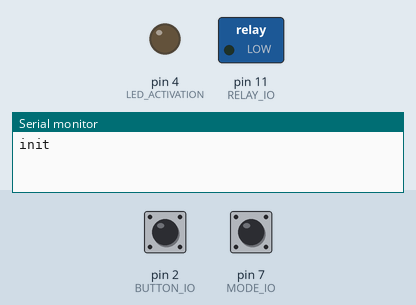
The sketch below on a simulated Arduino Nano, built with avr-gcc and run on an emulated ATmega328P. Parts: switched loads named in the sketch (green lamp = pin HIGH), output pins drawn as LEDs (lit = HIGH), the last lines printed to the serial monitor. The test bench sets the inputs (shaded band); at power-on: pin 2 (BUTTON_IO) HIGH, pin 7 (MODE_IO) HIGH.

Above: at 1.2 s.
1.3 s: pin 2 (BUTTON_IO) pulled LOW for 1 s
At 2.8 s:
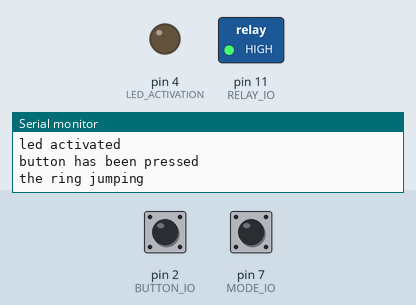
5.3 s: pin 2 (BUTTON_IO) pulled LOW for 3.2 s
At 11.3 s:
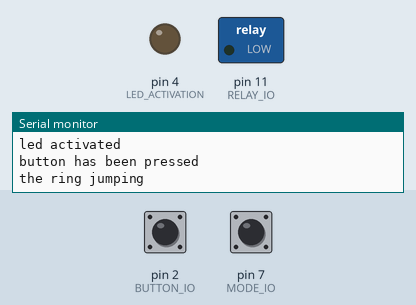
11.5 s: pin 7 (MODE_IO) pulled LOW for 3.2 s
At 17.4 s:
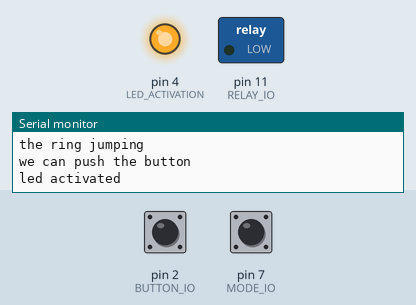
Timing chart, 0 to 18.9 s (numbered marks = the images above; inputs shaded):
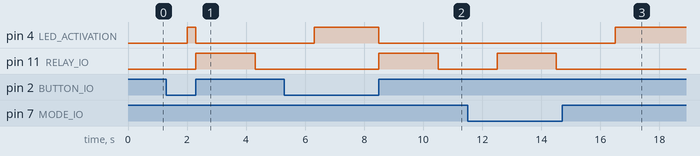

Measured:
- after the input at 1.3 s, pin 11 (RELAY_IO): LOW → HIGH after 1.0 s, → LOW 2.0 s later
- after the input at 5.3 s, pin 11 (RELAY_IO): LOW → HIGH after 3.2 s, → LOW 2.0 s later
- after the input at 11.5 s, pin 4 (LED_ACTIVATION): LOW → HIGH after 5.0 s instead of 1.0 s; pin 11 (RELAY_IO): LOW → HIGH after 1.0 s, → LOW 2.0 s later

The sketch:

jumping_ring_auto_v1.ino
```cpp
#include "basic_routine.h"


void setup() {
  // Configure pin modes
  pinMode(BUTTON_IO, INPUT_PULLUP);  // Ignition button (active LOW)
  pinMode(MODE_IO, INPUT_PULLUP);  // Ignition button (active LOW)
  pinMode(LED_ACTIVATION, OUTPUT);   // Activation indicator LED
  pinMode(RELAY_IO, OUTPUT);         // relay control Contactor Coil

  Serial.begin(BAUDRATE);            // Start serial communication

  Serial.println("init");
  #ifndef WDT_CHIP
    wdt_enable(WDTO_2S);
  #endif
}

void loop() {

#ifdef WDT_CHIP
    PULSE_WDT_RST();
#else
    wdt_reset();
#endif

  // Check if ignition button is pressed
  if(digitalRead(MODE_IO) == MANUAL){
    buttonPressed = PRESS_BUTTON_IGNITION();
  }
  else{
    buttonPressed = true;
  }
  // After some time, move on to ignition phase
  if ((millis() - time_start) > ACTIVATION_TIME) {

    // If it's the first entry into this phase
    if(flag_new_session){

      digitalWrite(LED_ACTIVATION, HIGH);  // Turn on activation LED
      flag_new_session = false;             // new Session ready
      Serial.println("we can push the button");
      Serial.println("led activated");
      Serial.println();
    }

    // On first button press (ignition)
    if (buttonPressed && flag_first_press == false) {
      digitalWrite(LED_ACTIVATION, LOW);   // Turn off activation LED
      digitalWrite(RELAY_IO, HIGH);        // the ring jump
      flag_first_press = true;            // Mark ignition as pressed
      time_new_session = millis();
      Serial.println("button has been pressed");
      Serial.println("the ring jumping");
    }


    if (millis() - time_new_session > TIME_RELAY_ON && flag_first_press){
      digitalWrite(RELAY_IO, LOW);
      reset_session();
    }
    delay(1);
  }


}
```

basic_routine.h
```cpp
#ifndef basic_routine
#define basic_routine

#include <Arduino.h>
#include <avr/wdt.h>
#define WDT_CHIP

/*
*=================Arduino Nano pinout==================
 *                      _______
 *                 TXD-|       |-Vin
 *                 RXD-|       |-Gnd
 *                 RST-|       |-RST
 *                 GND-|       |-+5V
 *  ignition button D2-|       |-A7
 *   LED_ACTIVATION D3-|       |-A6
 *                  D4-|       |-A5
 *            RELAY D5-|       |-A4
 *                  D6-|       |-A3
 *                  D7-|       |-A2
 *                  D8-|       |-A1
 *                  D9-|       |-A0
 *                 D10-|       |-Ref
 *                 D11-|       |-3.3V
 *                 D12-|       |-D13
 *                      --USB--
 */
#define BAUDRATE (115200)
////////////  I/O   ////////////
#define BUTTON_IO       2
#define LED_ACTIVATION  4
#define MODE_IO         7  // Manual/AUTO
#define RELAY_IO        11  // relay active contactor
#define WDI             12  // pin to reset watchdog

void PULSE_WDT_RST(){
   digitalWrite(WDI, HIGH);        // the ring jump
   delay(1);
   digitalWrite(WDI, LOW);   // Turn off activation LED
   delay(1);
}


////////button mode ///////
const bool MANUAL = true;
// global vars
int32_t time_start = 0;
int32_t time_new_session = 0;
bool flag_new_session = true;

const uint32_t ACTIVATION_TIME = 2000;
const uint32_t TIME_RELAY_ON =2000;

/////////button ignition//////////
bool check_ignit = LOW;
bool buttonPressed;
bool flag_first_press = false;
const int16_t BOUNCE_TIME = 100;//ms
//////////////////////////////////


bool PRESS_BUTTON_IGNITION() {
  // Check if the button is pressed
  if (digitalRead(BUTTON_IO) == LOW && check_ignit == LOW) {
     //Serial.println("press :");
     check_ignit = HIGH;         // Mark that the button is being pressed
    delay(BOUNCE_TIME); // Apply debounce delay
  }

  // Check if the button is released
  if (digitalRead(BUTTON_IO) == HIGH && check_ignit == HIGH) {
    //Serial.println("unpress");
    check_ignit = LOW;  // Reset the state for the next button press
    return HIGH;  // Indicate that the button was successfully pressed and released
  }
  return LOW; // Return false if the button is not in the desired state
}

void reset_session() {
  flag_first_press = false;
  flag_new_session = true;
  time_start = millis();
}


#endif
```
